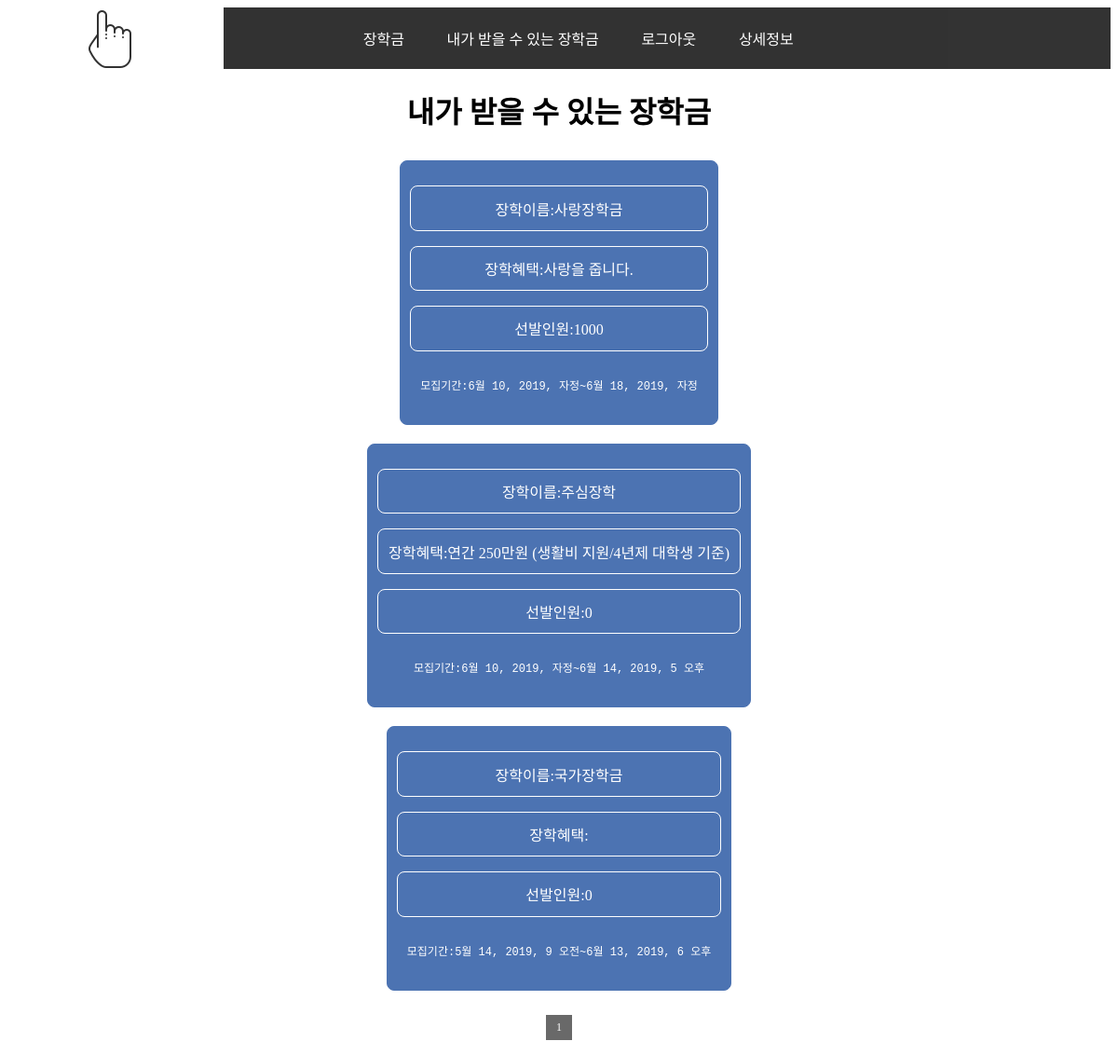
The app's page /scholarship/my_scholar/ (signed in) with its own data.
### scholarship/models.py (models this page shows, shortened)
class Scholar_content(models.Model):
    scholar_name=models.CharField(max_length=200,primary_key=True,verbose_name='장학이름')
    scholar_reward=models.TextField(blank=True,verbose_name='장학혜택')
    scholar_needs=models.TextField(blank=True,verbose_name='제출서류')
    scholar_howto=models.TextField(blank=True,verbose_name='접수방법')
    scholar_qna=models.TextField(blank=True,verbose_name='장학문의번호')
    scholar_recruitment_num=models.PositiveIntegerField(verbose_name='선발인원')
    scholar_application_start=models.DateTimeField(blank=True,null=True,verbose_name='제출기간 시작')
    scholar_application_end = models.DateTimeField(blank=True,null=True,verbose_name='제출기간 마지막')
    scholar_foundation_name=models.CharField(max_length=200,verbose_name='장학재단이름')
    scholar_who_draft=models.TextField(blank=True,verbose_name='선발대상')
    slug = models.SlugField(default='garbage',allow_unicode=True,max_length=100,verbose_name='슬러그')
    thumb_nail = models.ImageField(default = 'default.png',verbose_name='썸네일')
    form_file = models.FileField(verbose_name='양식업로드',null=True)

### scholarship/views.py (the view)
# urls.py: path('my_scholar/',views.scholarship_my_scholar,name='my_scholar')
@login_required(login_url ='login/login')
def scholarship_my_scholar(request):
    instances = Scholar_filter.objects.exclude(Q(filter_grade__gt=request.user.profile.user_grade),
    Q(filter_completion_semester__gt=request.user.profile.user_completion_semester),
    Q(filter_income_level__lt=request.user.profile.user_income_level)).order_by('scholar_application_end').reverse()
    scholars={}
    scholars=list(scholars)
    for instance in instances:
        i=0
        for attr_name in Uniqueness._meta.get_fields():
            print(attr_name)
            i+=1
            if getattr(instance.uniqueness,attr_name.name):
                if i==1:
                    continue
                elif i==2:
                    continue
                elif getattr(request.user.useruniqueness,attr_name.name):
                    scholars += list(Scholar_content.objects.filter(scholar_name=instance.filter_id.scholar_name))
                    break
            elif i==13:
                scholars += list(Scholar_content.objects.filter(scholar_name=instance.filter_id.scholar_name))
                break
    page = request.GET.get('page','1')
    page = int(page)
    num=5
    paginator = Paginator(scholars,num)
    try:
        p = paginator.page(page)
    except PageNotAnInteger:
        p = paginator.page(1)
    except EmptyPage:
        p = paginator.page(paginator.num_pages)
    if paginator.num_pages < num:
        num= paginator.num_pages
    start_index = 1
    end_index = paginator.num_pages
    if p.number>5:
        start_index = p.number-5
    if paginator.num_pages > p.number+5:
        end_index = p.number+5
    page_range = range(start_index,end_index+1)
    return render(request, 'scholarship/my_scholar.html', {'scholars': p, 'page_range': page_range,
    'page_start_index':start_index,'page_end_index':end_index})

### scholarship/templates/scholarship/my_scholar.html (shortened to what this page needs)
{% extends 'base_layout.html' %}
    {% block content %}
    <div class="my-scholar">
        <h1>내가 받을 수 있는 장학금</h1>
        {% for instance in scholars%}
        <div class="content">
        <li class="scholar">
        <a class="link" href="{% url 'scholarship:detail' instance.slug %}">
            <ul id="scholar-name">장학이름:{{instance.scholar_name}}</ul>
            <ul id="scholar-reward">장학혜택:{{instance.scholar_reward}}</ul>
            <ul id="scholar-recruitment">선발인원:{{instance.scholar_recruitment_num}}</ul>
            <ul id="scholar-application-period">모집기간:{{instance.scholar_application_start}}~{{instance.scholar_application_end}}</ul>
        </a>
        </li>
        </div>
        {% endfor%}
    </div>
    <nav class="pagination">
        <ul class="pagination">
        {% for i in page_range %}
            {% if i == scholars.number %}
            <li class="active-none"><span>{{ i }}</span></li>
            {% else %}
            <li class="active-href">
                <span><a href="?page={{ i }}">{{i}}</a></span>
            </li>
            {% endif %}
        {% endfor %}
        </ul>
    </nav>
    {% endblock %}

### scholarship/static/css/base.css (style rules this page uses)
body { text-align: center; }
div { min-width: 1000px; min-height: auto; }
ul { text-align: center; padding: 0; }
ul#scholar-application-period { border: none; font-size: small; font-family: monospace; }
.link ul { border: 0.1rem solid; border-radius: 0.5rem; }
li { display: inline-block; }
.pagination li { font-size: 12px; border: 1px solid #ddd; padding: 5px 10px; margin: 0 auto; position: relative; }
.pagination li.active-none { font-size: 12px; border: 1px solid dimgray; background-color: dimgray; color: white; padding: 5px 10px; margin: 0 auto; position: relative; }
a.link { color: white; text-decoration: none; }
li.scholar { text-align: center; border: 0.1rem solid; border-radius: 0.5rem; border-color: rgb(76, 115, 178); padding: 10px 10px; background-color:rgb(76, 115, 178); margin: 10px 10px; }
.link ul { border: 0.05rem solid; border-radius: 0.5rem; padding: 0.7rem; }

### records on screen
Scholar_content: scholar_name "사랑장학금", scholar_reward "사랑을 줍니다.", scholar_recruitment_num "1000", scholar_application_start "6월 10, 2019, 자정", scholar_application_end "6월 18, 2019, 자정"
Scholar_content: scholar_name "주심장학", scholar_reward "연간 250만원 (생활비 지원/4년제 대학생 기준)", scholar_recruitment_num "0", scholar_application_start "6월 10, 2019, 자정", scholar_application_end "6월 14, 2019, 5 오후"
Scholar_content: scholar_name "국가장학금", scholar_recruitment_num "0", scholar_application_start "5월 14, 2019, 9 오전", scholar_application_end "6월 13, 2019, 6 오후"

### other values on screen
{{ i }} "1"
